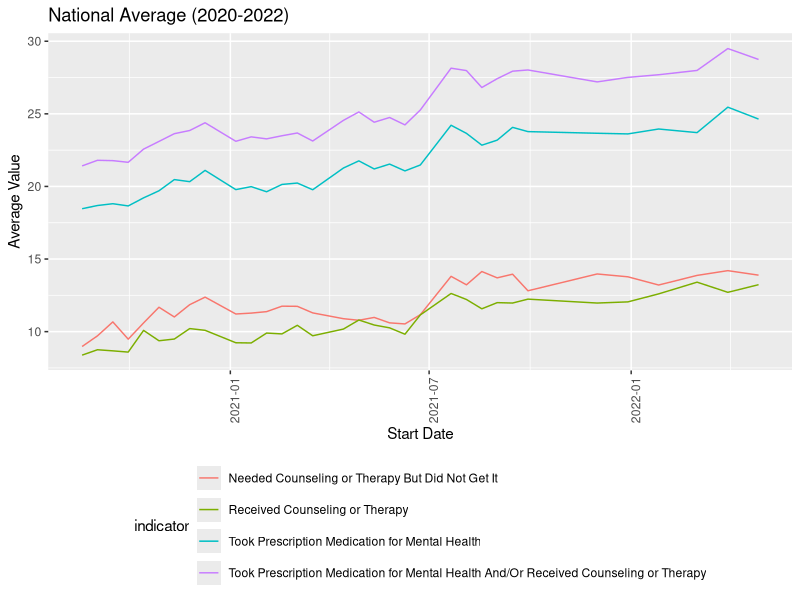
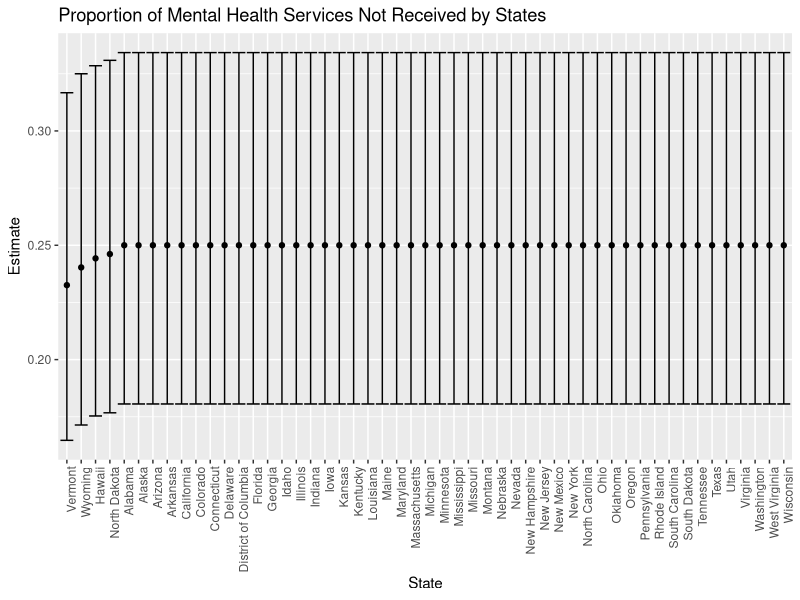

These charts were generated, in order, by the following R code:
## ---- chunk 1
library(tidyverse)
## ---- chunk 2
data = 
  read.csv("data/tidydata.csv") |> 
  mutate(
    start_dates = as.Date(start_dates)
  )
## ---- chunk 3
avg_year =
  data |> 
  filter(state == "United States") |> 
  select(indicator, year, week_number, value, start_dates) |> 
  group_by(year, start_dates, indicator) |> 
  summarize(
    mean = mean(value),
    indicator_total = n())

# plot average for each start date for each indicator
avg_year |> 
  ggplot(aes(x = start_dates, y = mean, color = indicator)) +
  geom_line() +
  labs(
    x = "Start Date",
    y = "Average Value",
    title = "National Average (2020-2022)") +
  theme(
    legend.position = "bottom",
    axis.text.x = element_text(angle=90, hjust=1),
    strip.text = element_text(size = 4)) +
  guides(color = guide_legend(nrow = 4))
## ---- chunk 4
received_service = 
  data |> 
  mutate(
    resolution = case_when(
      indicator == "Took Prescription Medication for Mental Health" ~ "received",
      indicator == "Received Counseling or Therapy" ~ "received",
      indicator == "Took Prescription Medication for Mental Health And/Or Received Counseling or Therapy" ~ "received",
      indicator == "Needed Counseling or Therapy But Did Not Get It" ~ "not received"))
## ---- chunk 5
states_df =
  received_service |> 
  select(state, indicator, resolution) |> 
  filter(state != "United States") |> 
  group_by(state) |> 
  summarize(
    services_total = n(),
    services_not_received = sum(resolution == "not received")) |> 
  mutate(
    services_total = as.numeric(services_total),
    services_not_received = as.numeric(services_not_received)
  )
## ---- chunk 6
ny_test = 
  prop.test(
    x = filter(states_df, state == "New York") %>% pull(services_not_received),
    n = filter(states_df, state == "New York") %>% pull(services_total)) 

broom::tidy(ny_test) %>% 
  knitr::kable(digits = 3)
## ---- chunk 7
services_states =
  states_df |> 
  mutate(
    prop_tests = map2(services_not_received, services_total, \(x, y) prop.test(x = x, n = y)),
    tidy_tests = map(prop_tests, broom::tidy)) |> 
  select(-prop_tests) |> 
  unnest(tidy_tests) |> 
  select(state, estimate, conf.low, conf.high) |> 
  mutate(state = fct_reorder(state, estimate))
## ---- chunk 8
services_states %>% 
  mutate(state = fct_reorder(state, estimate)) %>% 
  ggplot(aes(x = state, y = estimate)) + 
  geom_point() + 
  geom_errorbar(aes(ymin = conf.low, ymax = conf.high)) + 
  theme(axis.text.x = element_text(angle = 90, hjust = 1)) +
  labs(
    x = "State",
    y = "Estimate",
    title = "Proportion of Mental Health Services Not Received by States"
  )
